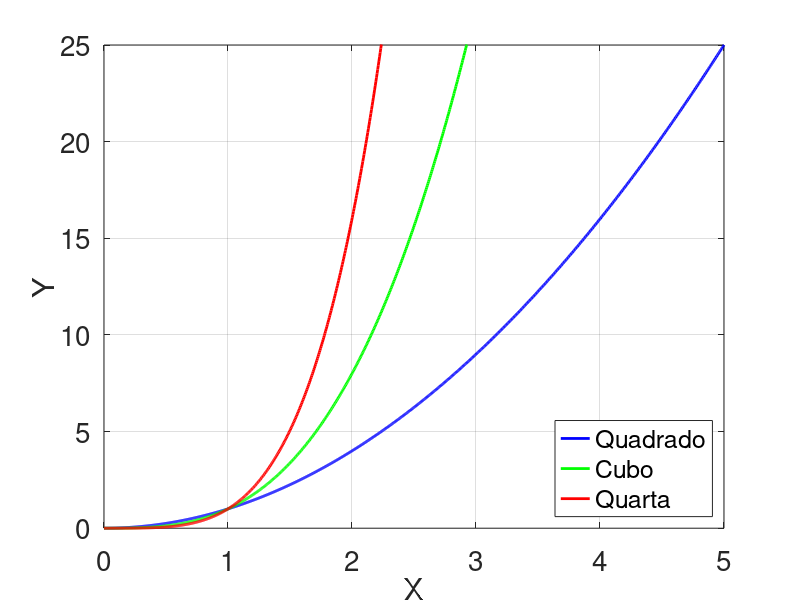

Reproduce this figure in MATLAB.
%%==============================================================================
%%                    Octave Configuration
%%==============================================================================

clc
clear
close all

%%==============================================================================
%%                    Octave Code
%%==============================================================================

t0 = linspace(0,5,1000);
y0 = t0.^2;
y1 = t0.^3;
y2 = t0.^4;

LW = 2;     %Line Width
FS = 20;    %Font Size
plot(
    t0, y0, 'linewidth', LW, 'b',
    t0, y1, 'linewidth', LW, 'g',
    t0, y2, 'linewidth', LW, 'r')
  
xlabel("X", "fontsize",FS); %Legend X
ylabel("Y", "fontsize",FS); %Legend Y
axis ([0  5 0 25]); grid; set(gca , "fontsize", FS); %Format

legend("Quadrado", "Cubo", "Quarta", "location", "southeast") %Legend Data